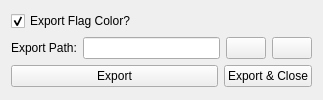
<?xml version="1.0" encoding="UTF-8"?>
<ui version="4.0">
 <class>Form</class>
 <widget class="QWidget" name="Form">
  <property name="geometry">
   <rect>
    <x>0</x>
    <y>0</y>
    <width>323</width>
    <height>100</height>
   </rect>
  </property>
  <property name="windowTitle">
   <string>Form</string>
  </property>
  <layout class="QVBoxLayout" name="verticalLayout">
   <item>
    <widget class="QCheckBox" name="exportFlagCbx">
     <property name="text">
      <string>Export Flag Color?</string>
     </property>
     <property name="checked">
      <bool>true</bool>
     </property>
    </widget>
   </item>
   <item>
    <layout class="QHBoxLayout" name="horizontalLayout_2">
     <item>
      <widget class="QLabel" name="label">
       <property name="text">
        <string>Export Path:</string>
       </property>
      </widget>
     </item>
     <item>
      <widget class="QLineEdit" name="exportPathLine"/>
     </item>
     <item>
      <widget class="QPushButton" name="exportPathBrowseButton">
       <property name="text">
        <string/>
       </property>
      </widget>
     </item>
     <item>
      <widget class="QPushButton" name="exportPathResetButton">
       <property name="text">
        <string/>
       </property>
      </widget>
     </item>
    </layout>
   </item>
   <item>
    <layout class="QHBoxLayout" name="horizontalLayout">
     <item>
      <widget class="QPushButton" name="exportButton">
       <property name="sizePolicy">
        <sizepolicy hsizetype="Expanding" vsizetype="Fixed">
         <horstretch>0</horstretch>
         <verstretch>0</verstretch>
        </sizepolicy>
       </property>
       <property name="text">
        <string>Export</string>
       </property>
      </widget>
     </item>
     <item>
      <widget class="QPushButton" name="exportCloseButton">
       <property name="text">
        <string>Export &amp;&amp; Close</string>
       </property>
      </widget>
     </item>
    </layout>
   </item>
  </layout>
 </widget>
 <resources/>
 <connections/>
</ui>
